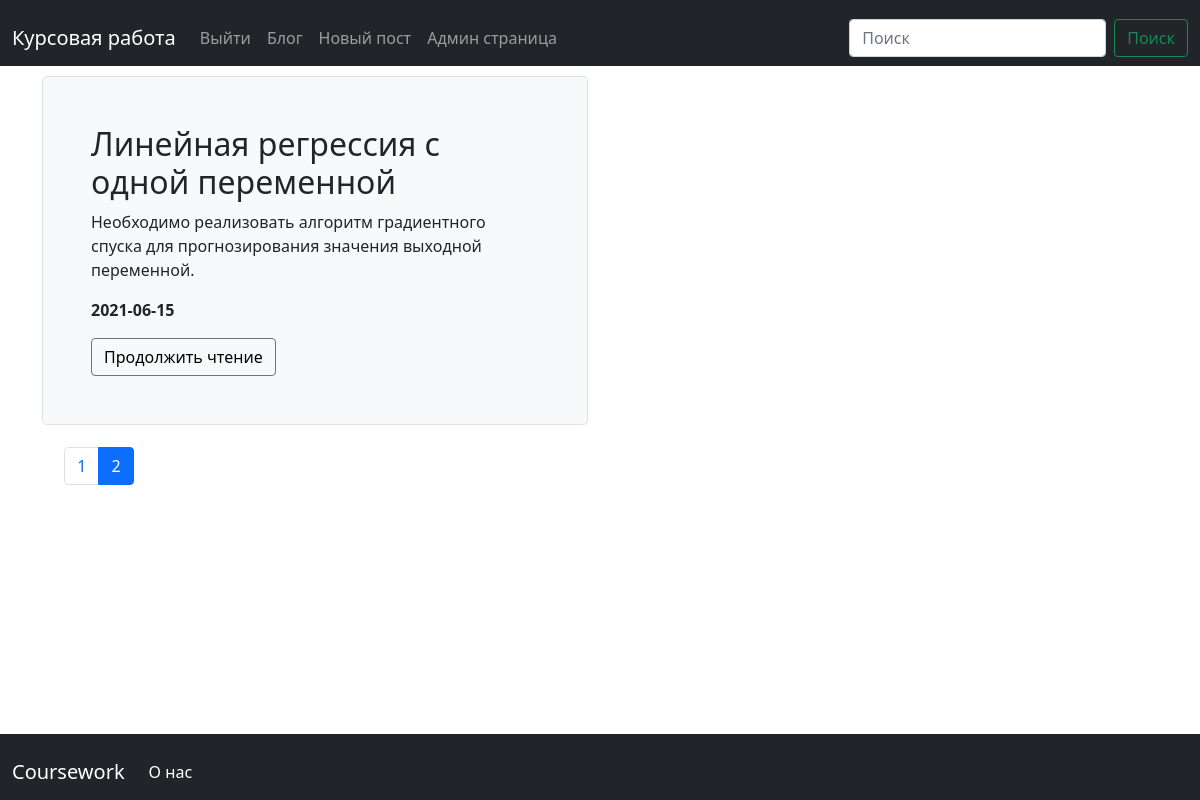
Screenshot of /blog?page=2 (signed in) with the database file from the repository.
### app.py (models this page shows, shortened)
class Post(db.Model):
    id = db.Column(db.Integer, primary_key=True)
    title = db.Column(db.String(100), nullable=False)
    intro = db.Column(db.String(300), nullable=False)
    body = db.Column(db.Text, nullable=False)
    date = db.Column(db.DateTime, default=datetime.utcnow)
    tags = db.relationship('Tag', secondary=post_tags, backref=db.backref('posts', lazy='dynamic'))

### app.py (the view)
@app.route('/blog')
def blog():
    q = request.args.get('q')
    page = request.args.get('page')
    if page and page.isdigit():
        page = int(page)
    else:
        page = 1
    if q:
        posts = Post.query.order_by(Post.date.desc()).filter(Post.title.contains(q) | Post.body.contains(q)) #.all()
    else:
        posts = Post.query.order_by(Post.date.desc()) #.all()
    pages = posts.paginate(page=page, per_page=2)
    return render_template("blog.html", posts=posts, pages=pages)

### templates/blog.html (shortened to what this page needs)
{% extends 'base.html' %}
{% block body %}
<div class="row align-items-md-stretch">
    {% for post in pages.items %}
    <div class="col-md-6">
        <div class="h-100 p-5 bg-light border rounded-3">
            <h2>{{ post.title }}</h2>
            <p>{{ post.intro }}</p>
            <p><b>{{ post.date.date() }}</b></p>
            <button class="btn btn-outline-secondary" type="button"><a href="/posts/{{ post.id }}">Продолжить чтение</a></button>
        </div>
    </div>
    {% endfor %}
</div>
<div class="pag">
    <ul class="pagination pagination">
        {% for page in pages.iter_pages() %}
        <li {% if page == pages.page %} class="page-item active" {% else %} class="page-item" {% endif %}>
            <a class="page-link" href="./blog?page={{ page }}">{{ page }}</a>
        </li>
        {% endfor %}
    </ul>
</div>
{% endblock %}

### static/css/main.css (style rules this page uses)
.align-items-md-stretch { align-items: stretch!important; }
a { text-decoration: none; color: black; }
.pag { margin: 2%; }

### rows the page displays
Post: title "Линейная регрессия с одной переменной", intro "Необходимо реализовать алгоритм градиентного спуска для прогнозирования значения выходной переменной.", date "2021-06-15"

### other values shown
{{ page }} "1" "2"
